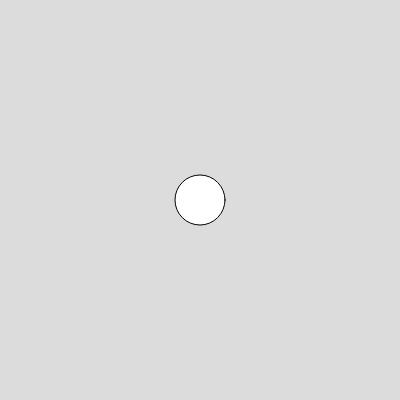
Frame 1 (no input)
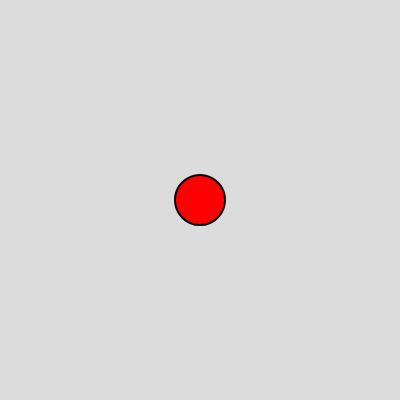
Frame 60 (no input)
Frame 120 (the mouse pressed at the canvas centre since frame 60): identical to frame 60, image omitted

The p5.js sketch that drew these frames (run headless with seeded random() and noise() and a simulated clock; from frame 60 on, the mouse is pressed at the canvas centre):

// p5.js sketch
// ── sketch.js
function setup() {
  createCanvas(400, 400);
}

function draw() {
  background(220);
  circle(200, 200, 50);
  fill(255, 0, 0);
  stroke(0);
  strokeWeight(2);
}
